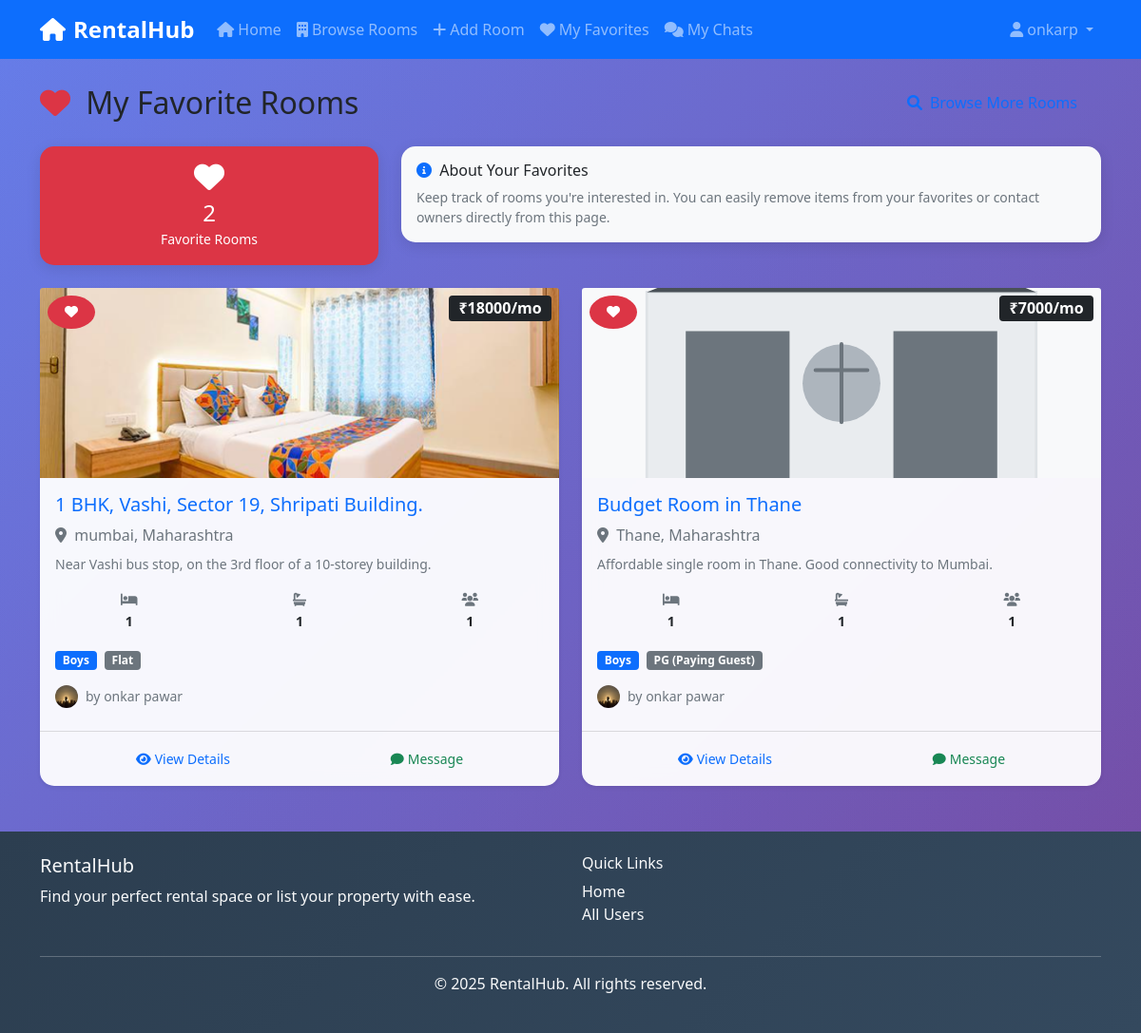
/bookmarked-rooms/ (signed in), run on the app's committed database.
### rooms/models.py (models this page shows, shortened)
class Room(models.Model):
    ROOM_CATEGORIES = [
        ('boys', 'Boys'),
        ('girls', 'Girls'),
        ('family', 'Family'),
    ]
    ROOM_TYPES = [
        ('pg', 'PG (Paying Guest)'),
        ('flat', 'Flat'),
        ('hostel', 'Hostel'),
    ]
    title = models.CharField(max_length=200)
    description = models.TextField()
    owner = models.ForeignKey(User, on_delete=models.CASCADE, related_name='rooms')
    category = models.CharField(max_length=10, choices=ROOM_CATEGORIES)
    room_type = models.CharField(max_length=10, choices=ROOM_TYPES)
    price = models.DecimalField(max_digits=10, decimal_places=2)
    security_deposit = models.DecimalField(max_digits=10, decimal_places=2, default=0.00, help_text="Security deposit amount")
    address = models.TextField(max_length=500)
    city = models.CharField(max_length=100)
    state = models.CharField(max_length=100)
    pincode = models.CharField(max_length=10)
    area_sqft = models.PositiveIntegerField(help_text="Area in square feet")
    bedrooms = models.PositiveIntegerField(default=1)
    bathrooms = models.PositiveIntegerField(default=1)
    max_occupancy = models.PositiveIntegerField(default=1)
    available_from = models.DateField(null=True, blank=True, help_text="Date from when the room is available")
    floor = models.CharField(max_length=20, blank=True, null=True, help_text="Floor number (e.g., Ground, 1st, 2nd)")
    wifi = models.BooleanField(default=False)
    parking = models.BooleanField(default=False)
    ac = models.BooleanField(default=False)
    laundry = models.BooleanField(default=False)
    kitchen = models.BooleanField(default=False)
    food_included = models.BooleanField(default=False)
    gym = models.BooleanField(default=False)
    swimming_pool = models.BooleanField(default=False)
    security = models.BooleanField(default=False)
    is_available = models.BooleanField(default=True)
    featured = models.BooleanField(default=False)
    created_at = models.DateTimeField(auto_now_add=True)
    updated_at = models.DateTimeField(auto_now=True)
    class Meta:
        ordering = ['-created_at']
    @property
    def main_image(self):
        first_image = self.images.first()
        if first_image:
            return first_image.image.url
        return '/static/images/default_room.svg'

class RoomImage(models.Model):
    room = models.ForeignKey(Room, on_delete=models.CASCADE, related_name='images')
    image = models.ImageField(upload_to='room_pics/')
    caption = models.CharField(max_length=200, blank=True)
    is_main = models.BooleanField(default=False)
    created_at = models.DateTimeField(auto_now_add=True)
    class Meta:
        ordering = ['-is_main', 'created_at']

### accounts/models.py (models this page shows, shortened)
class Profile(models.Model):
    user = models.OneToOneField(User, on_delete=models.CASCADE)
    first_name = models.CharField(max_length=50)
    last_name = models.CharField(max_length=50)
    email = models.EmailField()
    phone_number = models.CharField(max_length=15)
    profile_picture = models.ImageField(
        upload_to='profile_pics/',
        default='profile_pics/default.jpg',
        blank=True
    )
    bio = models.TextField(max_length=500, blank=True)
    address = models.TextField(max_length=200, blank=True)
    created_at = models.DateTimeField(auto_now_add=True)
    updated_at = models.DateTimeField(auto_now=True)

### rooms/views.py (the view)
# urls.py: path("bookmarked-rooms/", views.bookmarked_rooms_view, name="bookmarked_rooms"),
@login_required
def bookmarked_rooms_view(request):
    bookmarks = RoomBookmark.objects.filter(user=request.user).select_related('room')
    rooms = [bookmark.room for bookmark in bookmarks]
    paginator = Paginator(rooms, 12)
    page_number = request.GET.get('page')
    page_obj = paginator.get_page(page_number)
    context = {
        'page_obj': page_obj,
        'rooms': page_obj.object_list,
        'title': 'Bookmarked Rooms'
    }
    return render(request, 'rooms/bookmarked_rooms.html', context)

### templates/rooms/bookmarked_rooms.html (shortened to what this page needs)
{% extends 'base.html' %}
{% load static %}
{% block content %}
<div class="container mt-4">
    <div class="row">
        <div class="col-12">
            <div class="d-flex justify-content-between align-items-center mb-4">
                <h2 class="mb-0">
                    <i class="fas fa-heart me-2 text-danger"></i>
                    My Favorite Rooms
                </h2>
                <div class="d-flex gap-2">
                    <a href="{% url 'rooms:room_list' %}" class="btn btn-outline-primary">
                        <i class="fas fa-search me-2"></i>Browse More Rooms
                    </a>
                </div>
            </div>
            <div class="row mb-4">
                <div class="col-md-4">
                    <div class="card bg-danger text-white">
                        <div class="card-body text-center">
                            <i class="fas fa-heart fa-2x mb-2"></i>
                            <h4 class="mb-0">{{ page_obj.paginator.count }}</h4>
                            <small>Favorite Rooms</small>
                        </div>
                    </div>
                </div>
                <div class="col-md-8">
                    <div class="card bg-light">
                        <div class="card-body">
                            <h6 class="card-title mb-2">
                                <i class="fas fa-info-circle text-primary me-1"></i>
                                About Your Favorites
                            </h6>
                            <p class="card-text mb-0 small text-muted">
                                Keep track of rooms you're interested in. You can easily remove items from your favorites
                                or contact owners directly from this page.
                            </p>
                        </div>
                    </div>
                </div>
            </div>
            {% if rooms %}
                <div class="row g-4">
                    {% for room in rooms %}
                        <div class="col-lg-6 col-md-6">
                            <div class="card h-100 shadow-sm">
                                <div class="position-relative">
                                    <a href="{% url 'rooms:room_detail' room.pk %}">
                                        {% if room.images.first %}
                                            <img src="{{ room.images.first.image.url }}"
                                                 alt="{{ room.title }}"
                                                 class="card-img-top"
                                                 style="height: 200px; object-fit: cover;">
                                        {% else %}
                                            <img src="{{ room.main_image }}"
                                                 alt="{{ room.title }}"
                                                 class="card-img-top"
                                                 style="height: 200px; object-fit: cover;">
                                        {% endif %}
                                    </a>
                                    <div class="position-absolute top-0 end-0 m-2">
                                        <span class="badge bg-dark fs-6">₹{{ room.price|floatformat:0 }}/mo</span>
                                    </div>
                                    <div class="position-absolute top-0 start-0 m-2">
                                        <button class="btn btn-sm btn-danger bookmark-btn bookmarked"
                                                data-room-id="{{ room.id }}"
                                                title="Remove from favorites">
                                            <i class="fas fa-heart"></i>
                                        </button>
                                    </div>
                                </div>
                                <div class="card-body">
                                    <h5 class="card-title mb-2">
                                        <a href="{% url 'rooms:room_detail' room.pk %}" class="text-decoration-none">
                                            {{ room.title }}
                                        </a>
                                    </h5>
                                    <p class="card-text text-muted mb-2">
                                        <i class="fas fa-map-marker-alt me-1"></i>
                                        {{ room.city }}, {{ room.state }}
                                    </p>
                                    <p class="card-text small text-muted mb-3">
                                        {{ room.description|truncatechars:100 }}
                                    </p>
                                    <div class="row text-center mb-3">
                                        <div class="col-4">
                                            <small class="text-muted d-block">
                                                <i class="fas fa-bed"></i>
                                            </small>
                                            <span class="fw-bold small">{{ room.bedrooms }}</span>
                                        </div>
                                        <div class="col-4">
                                            <small class="text-muted d-block">
                                                <i class="fas fa-bath"></i>
                                            </small>
                                            <span class="fw-bold small">{{ room.bathrooms }}</span>
                                        </div>
                                        <div class="col-4">
                                            <small class="text-muted d-block">
                                                <i class="fas fa-users"></i>
                                            </small>
                                            <span class="fw-bold small">{{ room.max_occupancy }}</span>
                                        </div>
                                    </div>
                                    <div class="mb-3">
                                        <span class="badge bg-primary">{{ room.get_category_display }}</span>
                                        <span class="badge bg-secondary ms-1">{{ room.get_room_type_display }}</span>
                                    </div>
                                    <div class="d-flex align-items-center mb-2">
                                        <img src="{% if room.owner.profile.profile_picture %}{{ room.owner.profile.profile_picture.url }}{% else %}{% static 'images/default_profile.svg' %}{% endif %}"
                                             alt="{{ room.owner.get_full_name|default:room.owner.username }}"
                                             class="rounded-circle me-2" style="width: 24px; height: 24px;">
                                        <small class="text-muted">
                                            by {{ room.owner.get_full_name|default:room.owner.username }}
                                        </small>
                                    </div>
                                </div>
                                <div class="card-footer bg-transparent">
                                    <div class="btn-group w-100" role="group">
                                        <a href="{% url 'rooms:room_detail' room.pk %}"
                                           class="btn btn-outline-primary btn-sm">
                                            <i class="fas fa-eye me-1"></i>View Details
                                        </a>
                                        {% if user.is_authenticated and user != room.owner %}
                                            <button class="btn btn-outline-success btn-sm chat-btn"
                                                    data-owner-id="{{ room.owner.id }}"
                                                    data-owner-name="{{ room.owner.get_full_name|default:room.owner.username }}">
                                                <i class="fas fa-comment me-1"></i>Message
                                            </button>
                                        {% endif %}
                                    </div>
                                </div>
                            </div>
                        </div>
                    {% endfor %}
                </div>
            {% endif %}
        </div>
    </div>
</div>
{% endblock %}

### templates/base.html (shortened to what this page needs)
<!DOCTYPE html>
<html lang="en">
<head>
    <link href="https://cdn.jsdelivr.net/npm/bootstrap@5.1.3/dist/css/bootstrap.min.css" rel="stylesheet">
    <link href="https://cdnjs.cloudflare.com/ajax/libs/font-awesome/6.0.0/css/all.min.css" rel="stylesheet">
    {% load static %}
    <link href="{% static 'css/main.css' %}" rel="stylesheet">
</head>
<body>
    <nav class="navbar navbar-expand-lg navbar-dark bg-primary">
        <div class="container">
            <a class="navbar-brand" href="{% url 'rooms:home' %}">
                <i class="fas fa-home me-2"></i>RentalHub
            </a>
            <div class="collapse navbar-collapse" id="navbarNav">
                <ul class="navbar-nav me-auto">
                    <li class="nav-item">
                        <a class="nav-link" href="{% url 'rooms:home' %}">
                            <i class="fas fa-home me-1"></i>Home
                        </a>
                    </li>
                    {% if user.is_authenticated %}
                        <li class="nav-item">
                            <a class="nav-link" href="{% url 'rooms:room_list' %}">
                                <i class="fas fa-building me-1"></i>Browse Rooms
                            </a>
                        </li>
                        <li class="nav-item">
                            <a class="nav-link" href="{% url 'rooms:room_create' %}">
                                <i class="fas fa-plus me-1"></i>Add Room
                            </a>
                        </li>
                        <li class="nav-item">
                            <a class="nav-link" href="{% url 'rooms:bookmarked_rooms' %}">
                                <i class="fas fa-heart me-1"></i>My Favorites
                            </a>
                        </li>
                        <li class="nav-item">
                            <a class="nav-link position-relative" href="{% url 'chat:chat_list' %}">
                                <i class="fas fa-comments me-1"></i>My Chats
                            </a>
                        </li>
                    {% endif %}
                </ul>
                <ul class="navbar-nav">
                    {% if user.is_authenticated %}
                        <li class="nav-item dropdown">
                            <a class="nav-link dropdown-toggle" href="#" role="button" data-bs-toggle="dropdown">
                                <i class="fas fa-user me-1"></i>{{ user.username }}
                            </a>
                        </li>
                    {% endif %}
                </ul>
            </div>
        </div>
    </nav>
    <main class="container-fluid">
        {% block content %}
        {% endblock %}
    </main>
    <footer class="bg-dark text-light py-4 mt-5">
        <div class="container">
            <div class="row">
                <div class="col-md-6">
                    <h5>RentalHub</h5>
                    <p>Find your perfect rental space or list your property with ease.</p>
                </div>
                <div class="col-md-6">
                    <h6>Quick Links</h6>
                    <ul class="list-unstyled">
                        <li><a href="{% url 'rooms:home' %}" class="text-light">Home</a></li>
                        <li><a href="{% url 'accounts:profile_list' %}" class="text-light">All Users</a></li>
                    </ul>
                </div>
            </div>
            <hr>
            <div class="text-center">
                <p>&copy; 2025 RentalHub. All rights reserved.</p>
            </div>
        </div>
    </footer>
</body>
</html>

### data on the page
Room: images.first.image (picture), price "18000", title "1 BHK, Vashi, Sector 19, Shripati Building.", city "mumbai", state "Maharashtra", description "Near Vashi bus stop, on the 3rd floor of a 10-storey building.", bedrooms "1", bathrooms "1", max_occupancy "1", category "Boys", room_type "Flat", owner.profile_picture (picture), owner.get_full_name "onkar pawar"
Room: price "7000", title "Budget Room in Thane", city "Thane", state "Maharashtra", description "Affordable single room in Thane. Good connectivity to Mumbai.", bedrooms "1", bathrooms "1", max_occupancy "1", category "Boys", room_type "PG (Paying Guest)", owner.profile_picture (picture), owner.get_full_name "onkar pawar"

### other printed values
{{ user.username }} "onkarp"
{{ page_obj.paginator.count }} "2"
